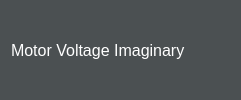
           <widget class="QWidget" name="motorVoltageImaginaryWidget" native="true">
            <property name="font">
             <font>
              <pointsize>12</pointsize>
             </font>
            </property>
            <property name="styleSheet">
             <string notr="true">background-color: rgb(46, 52, 54,160);</string>
            </property>
            <layout class="QHBoxLayout" name="horizontalLayout_9">
             <item>
              <widget class="QLabel" name="label_24">
               <property name="font">
                <font>
                 <pointsize>12</pointsize>
                </font>
               </property>
               <property name="styleSheet">
                <string notr="true">color: white;
background: transparent;</string>
               </property>
               <property name="text">
                <string>Motor Voltage Imaginary</string>
               </property>
              </widget>
             </item>
             <item alignment="Qt::AlignHCenter">
              <widget class="QLabel" name="motorVoltageImaginaryLeftLabel">
               <property name="font">
                <font>
                 <pointsize>12</pointsize>
                </font>
               </property>
               <property name="styleSheet">
                <string notr="true">color: white;
background: transparent;</string>
               </property>
               <property name="text">
                <string/>
               </property>
              </widget>
             </item>
             <item alignment="Qt::AlignHCenter">
              <widget class="QLabel" name="motorVoltageImaginaryAvgLabel">
               <property name="font">
                <font>
                 <pointsize>12</pointsize>
                </font>
               </property>
               <property name="styleSheet">
                <string notr="true">color: white;
background: transparent;</string>
               </property>
               <property name="text">
                <string/>
               </property>
              </widget>
             </item>
             <item alignment="Qt::AlignHCenter">
              <widget class="QLabel" name="motorVoltageImaginaryRightLabel">
               <property name="font">
                <font>
                 <pointsize>12</pointsize>
                </font>
               </property>
               <property name="styleSheet">
                <string notr="true">color: white;
background: transparent;</string>
               </property>
               <property name="text">
                <string/>
               </property>
              </widget>
             </item>
            </layout>
           </widget>
